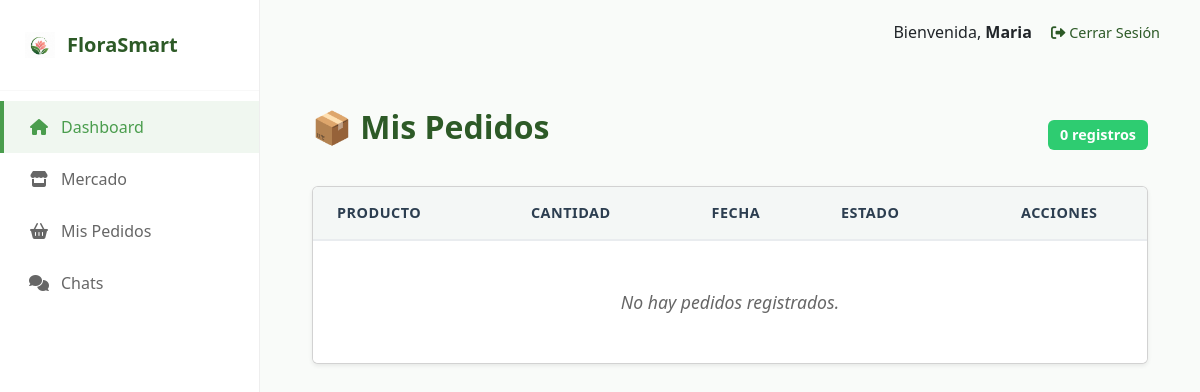
Before: /mis-pedidos/ (signed in) with the older database file.
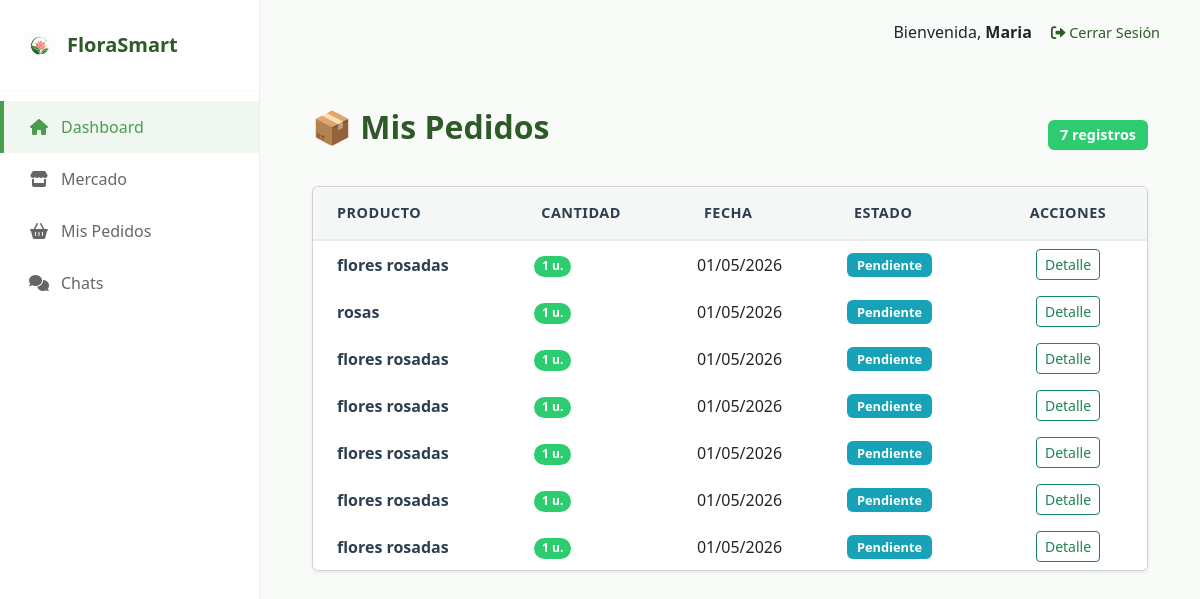
After: the same page with the newer database file.
### usuarios/models.py (models this page shows, shortened)
class Pedido(models.Model):
    ESTADOS = (
        ('pendiente', 'Pendiente'),
        ('en_camino', 'En Camino'),
        ('entregado', 'Entregado'),
        ('cancelado', 'Cancelado'),
    )
    cliente = models.ForeignKey(Usuario, on_delete=models.CASCADE, related_name='mis_pedidos_realizados')
    producto = models.ForeignKey(Producto, on_delete=models.CASCADE, related_name='pedidos_del_producto')
    cantidad = models.PositiveIntegerField(default=1)
    fecha_pedido = models.DateTimeField(auto_now_add=True)
    estado = models.CharField(max_length=20, choices=ESTADOS, default='pendiente')
    notas = models.TextField(blank=True, null=True)

class Producto(models.Model):
    floricultor = models.ForeignKey(Usuario, on_delete=models.CASCADE, related_name='mis_productos')
    nombre_flor = models.CharField(max_length=50)
    variedad = models.CharField(max_length=50, blank=True)
    color = models.CharField(max_length=30)
    precio_por_tallo = models.DecimalField(max_digits=10, decimal_places=2)
    cantidad_disponible = models.PositiveIntegerField()
    descripcion = models.TextField(blank=True)
    fecha_publicacion = models.DateTimeField(auto_now_add=True)
    imagen = models.ImageField(upload_to='productos/', null=True, blank=True)

### usuarios/views.py (the view)
# urls.py: path('mis-pedidos/', views.mis_pedidos_view, name='mis_pedidos'),
def mis_pedidos_view(request):
    if not request.user.is_authenticated:
        return redirect('login')
    if request.user.rol == 'floricultor':
        pedidos = Pedido.objects.filter(producto__floricultor=request.user).order_by('-fecha_pedido')
        titulo = "Pedidos Recibidos"
    else:
        pedidos = Pedido.objects.filter(cliente=request.user).order_by('-fecha_pedido')
        titulo = "Mis Pedidos"
    return render(request, 'mis_pedidos.html', {'pedidos': pedidos, 'titulo': titulo})

### templates/mis_pedidos.html (shortened to what this page needs)
{% extends 'base.html' %}
{% load static %}
{% block content %}
<div class="container mt-4">
    <div class="d-flex justify-content-between align-items-center mb-4">
        <h2 class="fw-bold text-success">📦 {{ titulo }}</h2>
        <span class="badge bg-primary">{{ pedidos.count }} registros</span>
    </div>
    <div class="card card-pedidos shadow-sm">
        <div class="card-body p-0">
            <div class="table-responsive">
                <table class="table table-pedidos align-middle mb-0">
                    <thead>
                        <tr>
                            <th class="ps-4">Producto</th>
                            <th>Cantidad</th>
                            <th>Fecha</th>
                            <th>Estado</th>
                            <th class="text-center">Acciones</th>
                        </tr>
                    </thead>
                    <tbody>
                        {% for pedido in pedidos %}
                        <tr>
                            <td class="ps-4">
                                <span class="nombre-producto">{{ pedido.producto.nombre_flor }}</span>
                            </td>
                            <td><span class="badge rounded-pill badge-cantidad">{{ pedido.cantidad }} u.</span></td>
                            <td>{{ pedido.fecha_pedido|date:"d/m/Y" }}</td>
                            <td><span class="badge bg-info">{{ pedido.get_estado_display }}</span></td>
                            <td class="text-center">
                                <button class="btn btn-sm btn-outline-success"
                                        data-bs-toggle="modal"
                                        data-bs-target="#detalleModal"
                                        data-nombre-comprador="{{ pedido.cliente.get_full_name|default:pedido.cliente.username }}"
                                        data-finca="{{ pedido.cliente.nombre_empresa_o_finca|default:'No especificada' }}"
                                        data-producto="{{ pedido.producto.nombre_flor }}"
                                        data-cantidad="{{ pedido.cantidad }}"
                                        data-fecha="{{ pedido.fecha_pedido|date:'d/m/Y H:i' }}"
                                        data-estado="{{ pedido.get_estado_display }}">
                                    Detalle
                                </button>
                            </td>
                        </tr>
                        {% empty %}
                        <tr>
                            <td colspan="{% if request.user.rol == 'floricultor' %}6{% else %}5{% endif %}" class="text-center py-5 text-muted">No hay pedidos registrados.</td>
                        </tr>
                        {% endfor %}
                    </tbody>
                </table>
            </div>
        </div>
    </div>
</div>
{% endblock %}

Changed rows visible on the page:
added Pedido: producto.nombre_flor "flores rosadas", cantidad "1", fecha_pedido "01/05/2026", estado "Pendiente"
added Pedido: producto.nombre_flor "rosas", cantidad "1", fecha_pedido "01/05/2026", estado "Pendiente"
added Pedido: producto.nombre_flor "flores rosadas", cantidad "1", fecha_pedido "01/05/2026", estado "Pendiente"
added Pedido: producto.nombre_flor "flores rosadas", cantidad "1", fecha_pedido "01/05/2026", estado "Pendiente"
added Pedido: producto.nombre_flor "flores rosadas", cantidad "1", fecha_pedido "01/05/2026", estado "Pendiente"
added Pedido: producto.nombre_flor "flores rosadas", cantidad "1", fecha_pedido "01/05/2026", estado "Pendiente"
added Pedido: producto.nombre_flor "flores rosadas", cantidad "1", fecha_pedido "01/05/2026", estado "Pendiente"
Other visible differences:
{{ pedidos.count }}: "0" → "7"
text no longer shown: "No hay pedidos registrados."
